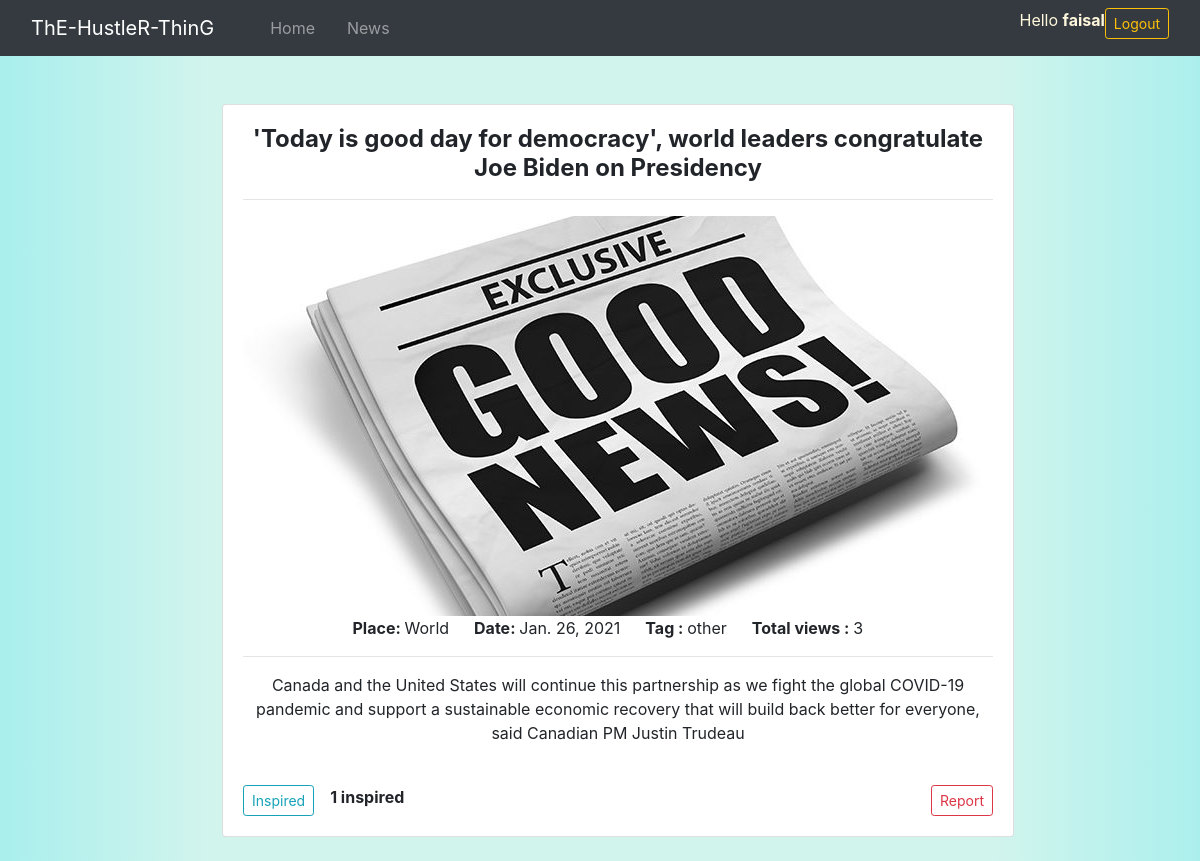
The page /readmore/1/ (signed in) on the database its author committed.
### hustlerApp/models.py (models this page shows)
class newsReport(models.Model):
    tag_choice=(
        ('academics','academics'),
        ('sports','sports'),
        ('entertainment','entertainment'),
        ('carrier','carrier'),
        ('business','business'),
        ('other','other'),
    )
    Title=models.CharField(verbose_name='title here',max_length=200)
    Image=models.ImageField(default='good-news.jpg',upload_to='news_pics')
    Date_created=models.DateField(auto_now_add=True)
    Description=models.TextField(max_length=1000)
    Place=models.CharField(max_length=100)
    Tag=models.CharField(max_length=50,choices=tag_choice)
    Status=models.BooleanField(default=False)
    Views=models.IntegerField(default=0)

### hustlerApp/views.py (the view)
# urls.py: path('readmore/<str:news_id>/',views.readmore,name="readmore"),
def readmore(request,news_id):
    news=newsReport.objects.get(id=news_id)
    news_view, created = newsViews.objects.get_or_create(users=request.user,news=news)
    views_count=newsViews.objects.filter(news=news).count()
    likes_count=newsLikes.objects.filter(news=news).count()
    context={'news':news,'views':views_count,'likes':likes_count}
    return render(request,'hustlerApp/readmore.html',context)

### hustlerApp/templates/hustlerApp/readmore.html
{% extends 'hustlerApp/index.html' %}
{% load static %}
{% block content %}
<br>
<br>
<div class="row readmore">
    <center>
        <div class="card ">
            <div class="card-body">
                <h4><strong>{{news.Title}}</strong></h4>
                <hr>
                <img src="{{news.Image.url}}" alt="Good News- Exlusive">
                <p><strong>Place: </strong>{{news.Place}} &emsp;
                    <strong>Date: </strong>{{news.Date_created}} &emsp;
                    <strong>Tag : </strong>{{news.Tag}} &emsp;
                    <strong>Total views : </strong>{{views}} &emsp;
                </p>
                <hr>
                <p>{{news.Description}}</p>
                <br>
                <a href="{% url 'likeNews' news.id %}" style="float:left;" class="btn btn-sm btn-outline-info">Inspired</a>
                <span style="float:left"><strong>&emsp;{{likes}} inspired</strong></span>
                <a href="{% url 'disLikeNews' news.id %}" style="float: right;" class="btn btn-sm btn-outline-danger">Report</a>
            </div>
        </div>
    </center>
<br>
{% endblock %}

### hustlerApp/templates/hustlerApp/index.html (shortened to what this page needs)
{% load static %}
<!DOCTYPE html>
<html lang="en">
<head>
    <link rel="stylesheet" href="https://stackpath.bootstrapcdn.com/bootstrap/4.3.1/css/bootstrap.min.css">
    <link rel="stylesheet" href="{% static 'css/main.css' %}">
</head>
<body>
    {% include 'hustlerApp/navbar.html' %}
    <div class="content">
        {% block content %}
        {% endblock %}
    </div>
</body>
</html>

### hustlerApp/templates/hustlerApp/navbar.html
<nav class="navbar navbar-expand-lg navbar-dark bg-dark">
    <div class="container-fluid">
      <a class="navbar-brand" href="#">ThE-HustleR-ThinG</a>
      <div class="collapse navbar-collapse">
        <ul class="navbar-nav me-auto mb-2 mb-lg-0">
          <li class="nav-item">
            <p>&emsp;&emsp;</p>
          </li>
          <li class="nav-item">
            <a class="nav-link " aria-current="page" href="#">Home&emsp; </a>
          </li>
          <li class="nav-item">
            <a class="nav-link" href="{% url 'news' %}">News &emsp;</a>
          </li>
        </ul>
      </div>
      <ul class="navbar-nav me-auto mb-2 mb-lg-0">
          <li class="nav-item ">
            <p style="color:cornsilk;">Hello <b>{{request.user}}</b></p>
          </li>
          {% if request.user.is_authenticated %}
            <li class="nav-item nav-right">
              <a href="{% url 'logoutPage' %}" class='btn btn-sm btn-outline-warning'>Logout</a>
            </li>
          {% else %}
            <li class="nav-item nav-right">
              <a href="{% url 'userLogin' %}" class='btn btn-sm btn-outline-info'>Login</a>
            </li>
          {% endif %}
      </ul>
    </div>
  </nav>

### static/css/main.css (style rules this page uses)
body { background: rgb(0, 0, 0); background: linear-gradient(90deg, rgba(171,239,237,1) 1%, rgba(209,244,237,1) 17%, rgba(209,244,237,1) 83%, rgba(171,239,237,1) 100%); }
.readmore { margin-left: 15%; margin-right: 15%; }
.content { margin-left:5%; margin-right:5%; }

### rows shown on the page
newsReport: Title "'Today is good day for democracy', world leaders congratulate Joe Biden on Presidency", Image (picture), Place "World", Date_created "Jan. 26, 2021", Tag "other", Description "Canada and the United States will continue this partnership as we fight the global COVID-19 pandemic and support a sustainable economic recovery that will build back better for everyone, said Canadian PM Justin Trudeau"

### other values the page prints
{{ request.user }} "faisal"
{{ views }} "3"
{{ likes }} "1"
